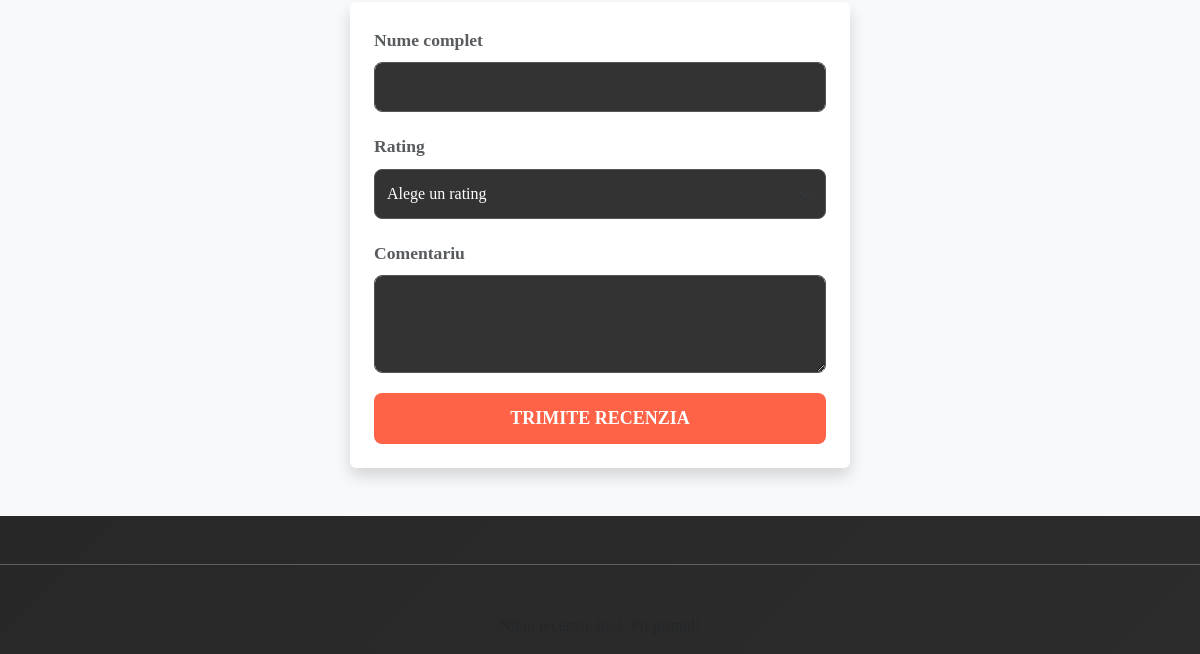
/ (lower part), run on an earlier commit of the app's database.
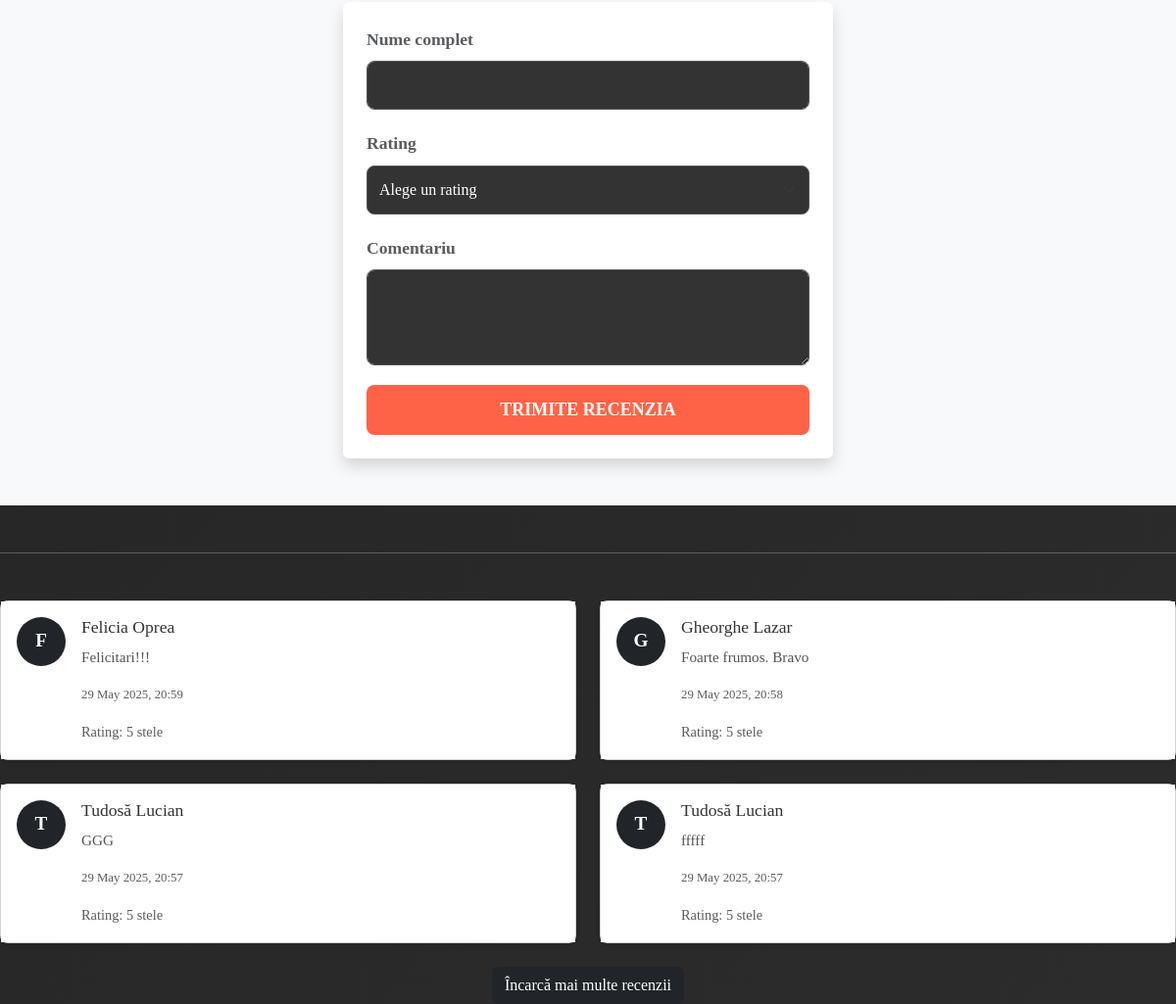
And on a later commit of the database.
### bandsite/models.py (models this page shows, shortened)
class Review(models.Model):
    name = models.CharField(max_length=100)
    rating = models.IntegerField(choices=[(1, '⭐️'), (2, '⭐️⭐️'), (3, '⭐️⭐️⭐️'), (4, '⭐️⭐️⭐️⭐️'), (5, '⭐️⭐️⭐️⭐️⭐️')])
    comment = models.TextField()
    created_at = models.DateTimeField(auto_now_add=True)  # Folosește doar auto_now_add

### bandsite/views.py (the view)
# urls.py: path('', views.home, name='home'),
def home(request):
    reviews = Review.objects.all().order_by('-created_at')[:4]
    all_reviews_count = Review.objects.count()
    return render(request, 'bandsite/home.html', {'reviews': reviews, 'all_reviews_count': all_reviews_count})

### bandsite/templates/bandsite/home.html (shortened to what this page needs)
{% load static %}
<!DOCTYPE html>
<html lang="en">
<head>
    <link href="https://cdn.jsdelivr.net/npm/bootstrap@5.3.0-alpha1/dist/css/bootstrap.min.css" rel="stylesheet">
    <link rel="stylesheet" href="{% static 'css/style.css' %}">
</head>
<body>
<section class="reviews py-5 bg-light">
    <div class="container">
        <div class="d-flex justify-content-center">
            <form method="POST" action="{% url 'submit_review' %}" class="review-form p-4 shadow rounded bg-white" style="width: 100%; max-width: 500px;">
                <div class="mb-3">
                    <label for="name" class="form-label small text-muted">Nume complet</label>
                    <input type="text" class="form-control rounded-3" id="name" name="name" required>
                </div>
                <div class="mb-3">
                    <label for="rating" class="form-label small text-muted">Rating</label>
                    <select class="form-select rounded-3" id="rating" name="rating" required>
                        <option value="" selected disabled>Alege un rating</option>
                    </select>
                </div>
                <div class="mb-3">
                    <label for="comment" class="form-label small text-muted">Comentariu</label>
                    <textarea class="form-control rounded-3" id="comment" name="comment" rows="3" required></textarea>
                </div>
                <button type="submit" class="btn btn-dark w-100 rounded-3" style="transition: background-color 0.3s ease;">
                    Trimite Recenzia
                </button>
            </form>
        </div>
    </div>
</section>
<hr class="my-5">
<div class="row justify-content-center" id="review-list">
    {% for review in reviews %}
    <div class="col-md-6 mb-4">
        <div class="card shadow-sm rounded-3">
            <div class="card-body d-flex align-items-start" style="background-color: #fff; color: #333;">
                <div class="avatar rounded-circle bg-dark text-white d-flex justify-content-center align-items-center me-3" style="width: 50px; height: 50px; font-weight: bold; font-size: 1.2rem;">
                    {{ review.name|slice:":1"|upper }}
                </div>
                <div>
                    <h5 class="card-title mb-1" style="font-size: 1.1rem; color: #333;">{{ review.name }}</h5>
                    <p class="card-text" style="font-size: 0.95rem; color: #555;">{{ review.comment }}</p>
                    <p class="card-text text-muted" style="font-size: 0.8rem; color: #777;">{{ review.created_at|date:"d M Y, H:i" }}</p>
                    <p class="card-text text-muted" style="font-size: 0.9rem; color: #777;">Rating: {{ review.rating }} stele</p>
                </div>
            </div>
        </div>
    </div>
    {% empty %}
    <p class="text-muted text-center">Nicio recenzie încă. Fii primul!</p>
    {% endfor %}
</div>
{% if all_reviews_count > 4 %}
    <div class="d-flex justify-content-center">
        <button id="load-more-btn" class="btn btn-dark" style="transition: background-color 0.3s ease;" onclick="loadMoreReviews()">Încarcă mai multe recenzii</button>
    </div>
{% endif %}
</body>
</html>

### bandsite/static/css/style.css (style rules this page uses)
body { font-family: 'Georgia', serif; margin: 0; padding: 0; background: linear-gradient(135deg, #1e1e1e 0%, #2c2c2c 100%); color: #fff; line-height: 1.6; }
.reviews { background-color: #1f1f1f; color: #eee; padding: 80px 0; }
.review-form { background-color: #2a2a2a; border-radius: 15px; padding: 40px; box-shadow: 0 8px 20px rgba(0, 0, 0, 0.25); }
.review-form label { font-weight: bold; color: #fff; font-size: 1.1rem; }
.review-form input, .review-form select, .review-form textarea { width: 100%; padding: 12px; margin-bottom: 20px; border-radius: 8px; border: 1px solid #555; background-color: #333; color: #fff; font-size: 1rem; }
.review-form button { background-color: #ff6347; border: none; color: white; padding: 12px 25px; border-radius: 8px; font-size: 18px; font-weight: bold; text-transform: uppercase; transition: all 0.3s ease; }

What changed in the data, as far as the page shows it:
added Review: name "F", name "Felicia Oprea", comment "Felicitari!!!", created_at "29 May 2025, 20:59", rating "5"
added Review: name "G", name "Gheorghe Lazar", comment "Foarte frumos. Bravo", created_at "29 May 2025, 20:58", rating "5"
added Review: name "T", name "Tudosă Lucian", comment "GGG", created_at "29 May 2025, 20:57", rating "5"
added Review: name "T", name "Tudosă Lucian", comment "fffff", created_at "29 May 2025, 20:57", rating "5"
Also different on the page:
text now shown: "Încarcă mai multe recenzii"
